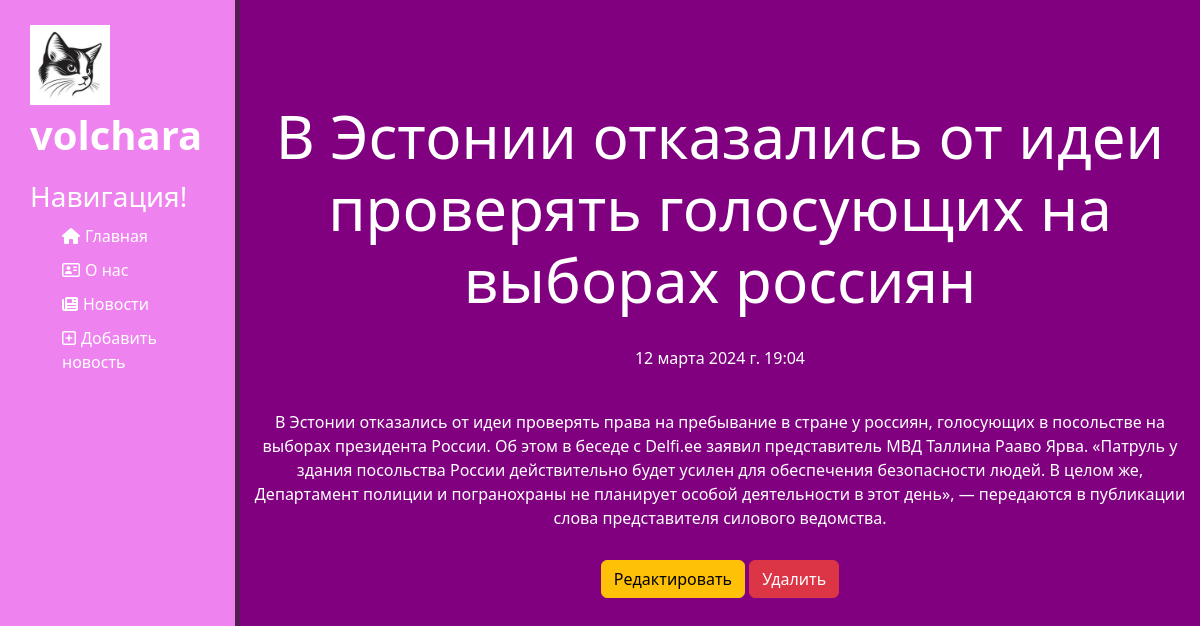
Page /news/19/ on the committed database.
### news/models.py (models this page shows, shortened)
class Articles(models.Model):
    title = models.CharField('Название', max_length=100)
    announce = models.CharField('Анонс', max_length=250)
    text = models.TextField('Содержание')
    date_time = models.DateTimeField('Дата публикации')
    class Meta:
        verbose_name = 'News'
        verbose_name_plural = 'News'

### news/views.py (the view)
# urls.py: path('<int:pk>/', views.NewsDetailView.as_view(), name='news_detail'),
class NewsDetailView(DetailView):
    model = Articles
    template_name = 'news/details_view.html'
    context_object_name = 'article'

### news/templates/news/details_view.html (shortened to what this page needs)
{% extends 'main/layout.html' %}
{% block body %}
    <div class="features">
        <h1>{{ article.title }}</h1>
        <p>{{ article.date_time }}</p>
        <p>{{ article.text }}</p>
        <a class="btn btn-warning" href="{% url 'news_update' article.id %}">Редактировать</a>
        <a class="btn btn-danger" href="{% url 'news_delete' article.id %}">Удалить</a>
    </div>
{% endblock %}

### main/static/main/css/main.css (style rules this page uses)
body { background-color: #800080; color: #fff; }
.features p { margin: 10px; padding: 10px; }
main .features { float: left; color: #fff; margin-top: 100px; text-align: center; width: 80%; }
main .features h1 { font-size: 60px; }
main .features p { margin: 20px auto; }
a { text-decoration: none; }

### rows in the picture
Articles: title "В Эстонии отказались от идеи проверять голосующих на выборах россиян", date_time "12 марта 2024 г. 19:04", text "В Эстонии отказались от идеи проверять права на пребывание в стране у россиян, голосующих в посольстве на выборах президента России. Об этом в беседе с Delfi.ee заявил представитель МВД Таллина Рааво Ярва. «Патруль у здания посольства России действительно будет усилен для обеспечения безопасности людей. В целом же, Департамент полиции и погранохраны не планирует особой деятельности в этот день», — передаются в публикации слова представителя силового ведомства."
